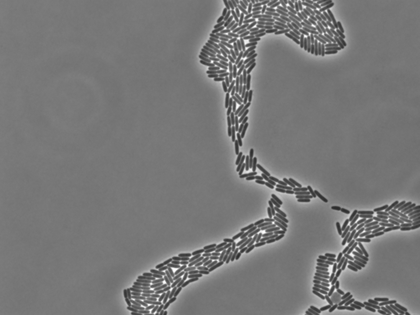
%> input picture BAC_CZ_et_al_2016_Network_patterns/BacFormatics_CZ/File/Open Samples/Pseudomonas_aeruginosa_phase_contrast/example_t_2_ch00.tif, 420 x 315 px, shrunk from 1376 x 1032 before the run
$ octave bio_demo.m   (GNU Octave 9; MATLAB toolbox functions it lacks are replaced by stand-ins)
%> lines starting %> are read from the running program, lines starting %| are printed output that depends on the picture; in (x1, y1, x2, y2) boxes, pixels count from 0 and x2, y2 are one past the last pixel; in counts of white or black regions, pixels touching at a corner belong together; the program's own positions count from 1
### BAC_CZ_et_al_2016_Network_patterns/BacFormatics_CZ/ACM/bio_preproc.m
function [ out ] = bio_preproc( im )
%image processing technuiqe written by R.S to enhance the cells`s pixels prior segmentaion
%that integrated edge detection and segmention of th "net" of the space
%between the cells
im = double(im);
% % convert the raw data into gray image
 im = mat2gray(im);

SE = strel('disk',1);
matrix2  = imerode(im,SE);

% Invert image (to 8 bits)'
matrix3=double(matrix2) ;
matrix3=255*(matrix3./(max(max(matrix3))));
matrix3=uint8(matrix3);
matrix4=255-matrix3;

%
matrix6=rot_imtophat(matrix2); %   enhancement of the empty background betwneen the cells ("net") using top-hat
matrix7= noisecomp_BACWrapper(matrix6,19,4); %   denoising the net to remove pixels from inside the cells

% bw=im2bw(matrix7,0.99);
bw=im2bw(matrix7,graythresh(matrix7));
matrix_dist=bwdist(bw);
L=zeros(size(bw));
L(matrix_dist==2)=1;
L(matrix_dist==1)=1;
temp=bw;temp=temp-L;
temp(temp~=1)=0 ;

CC = bwconncomp(temp,4);
L = labelmatrix(CC);
stats = regionprops(CC,'Area');
idx = find([stats.Area] > 50); %remove isloated pixels
matrix8 = ismember(L,idx) ;


temp2 = im ;  %the raw image
temp2 = edge(temp2,'log' ); %edge detection using Laplacian of Gaussian
temp1 = double(matrix8)+temp2; % merging the net with edges of the cell
temp1(temp1>0) = 1;
SE = strel('disk',1 ) ;
temp1 = imclose(temp1,SE);

temp3 = matrix4 ;  %the inversed raw image
SE = strel('disk',5) ;
temp3 = imsubtract(imadd(temp3,imtophat(temp3,SE)), imbothat(temp3,SE));
temp3 = double(temp3);
temp3 = 255*(temp3./(max(max( temp3))));
temp3 = uint8(temp3);

temp3(temp1==1)=0;
out = temp3;

end

### BAC_CZ_et_al_2016_Network_patterns/BacFormatics_CZ/ACM/morphological operation/rot_imtophat.m
function matrix_out =rot_imtophat(matrix_in)
 SE = [1 1 1 1];
matrix1=imtophat(matrix_in,SE);
matrix2=imtophat(matrix_in,SE');
SE = [1 0 0; 0 1 0; 0 0 1];
matrix11=imtophat(matrix_in,SE);
SE=flipdim(SE,1);
matrix22=imtophat(matrix_in,SE);
matrix1=double(matrix1);matrix1=matrix1./max(max(matrix1));
matrix2=double(matrix2);matrix2=matrix2./max(max(matrix2));
matrix11=double(matrix11);matrix11=matrix11./max(max(matrix11));
matrix22=double(matrix22);matrix22=matrix22./max(max(matrix22));

temp=matrix1+ matrix2 + matrix11 +matrix22 ;

 matrix_out=uint8(temp.*255);

### BAC_CZ_et_al_2016_Network_patterns/BacFormatics_CZ/ACM/morphological operation/noisecomp_BACWrapper.m

function cleanimage = noisecomp_BACWrapper(image,  nscale, mult )
%DO NOT EDIT_________________________________________________________________
% This file is located in BacFormatics open code library.
% All rights reserved to its original authors.
% Redistribution and use in source and binary forms, with or without modification, are permitted provided that the following conditions are met:
% Redistributions of source code must retain the above copyright notice, this list of conditions and the following disclaimer.
% Redistributions in binary form must reproduce the above copyright notice, this list of conditions and the following disclaimer
% in the documentation and/or other materials provided with the distribution.
% THIS SOFTWARE IS PROVIDED BY THE COPYRIGHT HOLDERS AND CONTRIBUTORS "AS IS" AND ANY EXPRESS OR IMPLIED WARRANTIES, INCLUDING, BUT NOT LIMITED TO,
% THE IMPLIED WARRANTIES OF MERCHANTABILITY AND FITNESS FOR A PARTICULAR PURPOSE ARE DISCLAIMED. IN NO EVENT SHALL THE COPYRIGHT HOLDER OR CONTRIBUTORS BE LIABLE FOR ANY DIRECT,
% INDIRECT, INCIDENTAL, SPECIAL, EXEMPLARY, OR CONSEQUENTIAL DAMAGES (INCLUDING, BUT NOT LIMITED TO, PROCUREMENT OF SUBSTITUTE GOODS OR SERVICES; LOSS OF USE, DATA,
% OR PROFITS; OR BUSINESS INTERRUPTION) HOWEVER CAUSED AND ON ANY THEORY OF LIABILITY, WHETHER IN CONTRACT, STRICT LIABILITY, OR TORT (INCLUDING NEGLIGENCE OR OTHERWISE)
% ARISING IN ANY WAY OUT OF THE USE OF THIS SOFTWARE, EVEN IF ADVISED OF
% THE POSSIBILITY OF SUCH DAMAGE.
% Important: This file may include some code editing to enable incorporation with BacFormatics Toolbox
% ___________________________________________________________________________
%
% NOISECOMP - Function for denoising an image
%
% function cleanimage = noisecomp(image, k, nscale, mult, norient, softness)
%
% Parameters:
%              k - No of standard deviations of noise to reject 2-3
%              nscale - No of filter scales to use (5-7) - the more scales used
%                       the more low frequencies are covered
%              mult   - multiplying factor between scales  (2.5-3)
%              norient - No of orientations to use (6)
%              softness - degree of soft thresholding (0-hard  1-soft)
%
% For maximum processing speed the input image should have a size that
% is a power of 2.
%
% The convolutions are done via the FFT.  Many of the parameters relate
% to the specification of the filters in the frequency plane.
% The parameters are set within the file rather than being specified as
% arguments because they rarely need to be changed - nor are they very
% critical.
%
% Reference:
% Peter Kovesi, "Phase Preserving Denoising of Images".
% The Australian Pattern Recognition Society Conference: DICTA'99.
% December 1999. Perth WA. pp 212-217
% http://www.cs.uwa.edu.au/pub/robvis/papers/pk/denoise.ps.gz.
%

% Copyright (c) 1998-2000 Peter Kovesi
% School of Computer Science & Software Engineering
% The University of Western Australia
% http://www.csse.uwa.edu.au/
%
% Permission is hereby granted, free of charge, to any person obtaining a copy
% of this software and associated documentation files (the "Software"), to deal
% in the Software without restriction, subject to the following conditions:
%
% The above copyright notice and this permission notice shall be included in
% all copies or substantial portions of the Software.
%
% The Software is provided "as is", without warranty of any kind.

% September 1998 - original version
% May 1999       -
% May 2000       - modified to allow arbitrary size images


 softness=1;norient=1;k=1;
%nscale          = 6;    % Number of wavelet scales.
%norient         = 6;    % Number of filter orientations.
minWaveLength   = 2;     % Wavelength of smallest scale filter.
%mult            = 2;    % Scaling factor between successive filters.
sigmaOnf        = 0.55;  % Ratio of the standard deviation of the Gaussian
                         % describing the log Gabor filter's transfer function
                         % in the frequency domain to the filter center frequency.
dThetaOnSigma   = 1.;   % Ratio of angular interval between filter orientations
                         % and the standard deviation of the angular Gaussian
                         % function used to construct filters in the freq. plane.
epsilon         = .00001;% Used to prevent division by zero.


thetaSigma = pi/norient/dThetaOnSigma;  % Calculate the standard deviation of the
                                        % angular Gaussian function used to
                                        % construct filters in the freq. plane.

imagefft = fft2(image);                 % Fourier transform of image
[rows,cols] = size(imagefft);

% Create two matrices, x and y. All elements of x have a value equal to its
% x coordinate relative to the centre, elements of y have values equal to
% their y coordinate relative to the centre.

x = ones(rows,1) * (-cols/2 : (cols/2 - 1))/(cols/2);
y = (-rows/2 : (rows/2 - 1))' * ones(1,cols)/(rows/2);

radius = sqrt(x.^2 + y.^2);      % Matrix values contain normalised radius from centre.
radius(round(rows/2+1),round(cols/2+1)) = 1;   % Get rid of the 0 radius value in the middle so that
                                 % taking the log of the radius will not cause trouble.
theta = atan2(-y,x);             % Matrix values contain polar angle.
                                 % (note -ve y is used to give +ve anti-clockwise angles)
clear x; clear y;                % save a little memory
sig = [];
estMeanEn = [];
aMean = [];
aSig = [];

totalEnergy = zeros(rows,cols);               % response at each orientation.

for o = 1:norient,                   % For each orientation.
  disp(['Processing orientation ' num2str(o)]);
  angl = (o-1)*pi/norient;           % Calculate filter angle.
  wavelength = minWaveLength;        % Initialize filter wavelength.

  % Pre-compute filter data specific to this orientation
  % For each point in the filter matrix calculate the angular distance from the
  % specified filter orientation.  To overcome the angular wrap-around problem
  % sine difference and cosine difference values are first computed and then
  % the atan2 function is used to determine angular distance.

  ds = sin(theta) * cos(angl) - cos(theta) * sin(angl); % Difference in sine.
  dc = cos(theta) * cos(angl) + sin(theta) * sin(angl); % Difference in cosine.
  dtheta = abs(atan2(ds,dc));                           % Absolute angular distance.
  spread = exp((-dtheta.^2) / (2 * thetaSigma^2));      % Calculate the angular filter component.

  for s = 1:nscale,                  % For each scale.

    % Construct the filter - first calculate the radial filter component.
    fo = 1.0/wavelength;                  % Centre frequency of filter.
    rfo = fo/0.5;                         % Normalised radius from centre of frequency plane
                                          % corresponding to fo.
    logGabor = exp((-(log(radius/rfo)).^2) / (2 * log(sigmaOnf)^2));
    logGabor(round(rows/2+1),round(cols/2+1)) = 0;      % Set the value at the center of the filter
                                          % back to zero (undo the radius fudge).

    filter = logGabor .* spread;          % Multiply by the angular spread to get the filter.
    filter = fftshift(filter);            % Swap quadrants to move zero frequency
                                          % to the corners.

    % Convolve image with even an odd filters returning the result in EO
    EOfft = imagefft .* filter;           % Do the convolution.
    EO = ifft2(EOfft);                    % Back transform.
    aEO = abs(EO);

    if s == 1
      % Estimate the mean and variance in the amplitude response of the smallest scale
      % filter pair at this orientation.
      % If the noise is Gaussian the amplitude response will have a Rayleigh distribution.
      % We calculate the median amplitude response as this is a robust statistic.
      % From this we estimate the mean and variance of the Rayleigh distribution

      medianEn =  median(reshape(aEO,1,rows*cols));
      meanEn = medianEn*.5*sqrt(-pi/log(0.5));

      RayVar = (4-pi)*(meanEn.^2)/pi;
      RayMean = meanEn;

      estMeanEn = [estMeanEn meanEn];
      sig = [sig sqrt(RayVar)];

      %% May want to look at actual distribution on special images
      % hist(reshape(aEO,1,rows*cols),100);
      % pause(1);
    end

    % Now apply soft thresholding

    T = (RayMean + k*sqrt(RayVar))/(mult^(s-1));  % Noise effect inversely proportional to
                                                  % bandwidth/centre frequency.

    validEO = aEO > T;                   % Find where magnitude of energy exceeds noise.
    V = softness*T*EO./(aEO + epsilon);  % Calculate array of noise vectors to subtract.
    V = ~validEO.*EO + validEO.*V;       % Adjust noise vectors so that EO values will
                                         % not be negated
    EO = EO-V;                           % Subtract noise vector.

    totalEnergy = totalEnergy + EO;
    wavelength = wavelength * mult;      % Wavelength of next filter
  end
end  % For each orientation
disp('Estimated mean noise in each orientation')
disp(estMeanEn);

cleanimage = real(totalEnergy);
%imagesc(cleanimage), title('denoised image'), axis image;

### BAC_CZ_et_al_2016_Network_patterns/BacFormatics_CZ/ACM/ac_evolve.m
  function [bw] = ac_evolve(matrix)
matrix=double(matrix);

%
%
% figure
% imagesc(matrix)
%
% pause


% prepared by Bin Wang, 17 Oct. 2015
% evolve the closed curve to convergence

% automatically initialize curve on a binary image
num = [5,5];
margin = 5;
% create the binary image
bw = ac_init_mask(size(matrix),num,margin,'circle');
% create the level set function phi in a pretty rough way
phi = double(8*(bw-.5));
% render the initial curves on the original image

% set the defalut value of rendering parameters
mu = .01 ;% This parameter controls the elastic of curve
nu = 0;
sigma = 5; % This parameter is for the regularization of Dirac function
epsilon = 5;% This parameter is for the regularization of Heaviside function
lambda = [.5,.5,.1] ;% This parameter is coefficient for inside/outside fitting terms, respectively
iter_num = 30;
cellsize =[20,4000];% This parameter specify the range of normal size for bacterial cells
regmode ='direct'; % optioins: 'iteration' and 'direct'% This parameter controls the introduction mode of shape prior, 'iteration' for refine the
fitting_num =10 ;% This parameter determines the numbers of iteration for involve shape prior
bFitting = 0 ;% This parameter determines whether involving the shape prior into segmentation
time_step = 10 ;% This parameter is an artfifical variable for iteration (increamental value)


P = zeros(size(matrix));
for i = 1: iter_num
    % evovle the curve via semi-implicit scheme for PDE, which allows a
    % large value for time_step.
    phi = semi_implicit_scheme( phi,matrix, time_step, mu, nu, lambda, sigma, epsilon, P );
    fprintf(1,'The segmentation procedure %d iteratios.\n',i);
end


% Determine which region (phi<0 or phi>0) the object is, and remove the background
bw = bio_whosbg(phi,cellsize);
bw=bw<1; bw=~bw;

% figure
% imagesc(bw)
% pause
%

### BAC_CZ_et_al_2016_Network_patterns/BacFormatics_CZ/ACM/ac_init_mask.m
function [ out ] = ac_init_mask( imSize,num,margin,shape )
% imSize: the size of the image to be segmented
% num: a 2-element vector to specify the number of elements
% shape: is the shape of elements.
% Prepared by Bin Wang, oct. 2010.

out = zeros(imSize);
ele_width = (imSize(2)-(num(2)+1)*margin)/num(2);
ele_height = (imSize(1)-(num(1)+1)*margin)/num(1);

[x,y] = meshgrid(1:size(out,2),1:size(out,1));
cx = zeros(1,num(2));
cy = zeros(1,num(1));
for i = 1:num(2)
    cx(i) = i*(margin+ele_width)-ele_width/2.0;
end
for i = 1:num(1)
    cy(i) = i*(margin+ele_height)-ele_height/2.0;
end

if strcmpi(shape,'circle')
    radius = min(ele_width,ele_height)/2.0;
    for i=1:numel(cx)
        for j = 1:numel(cy)
            out(((x-cx(i)).^2 + (y-cy(j)).^2) <= radius^2) = 1;
        end
    end
elseif strcmpi(shape,'patch')
    radius = min(ele_width,ele_height)/2.0;
    for i=1:numel(cx)
        for j = 1:numel(cy)
            out(abs(x-cx(i)) + abs(y-cy(j)) <= radius) = 1;
        end
    end
elseif strcmpi(shape,'rectangle')
    for i=1:numel(cx)
        for j = 1:numel(cy)
            out(cx(i)-ele_width/2:cx(i)+ele_width/2,cy(j)-...
                ele_height/2:cy(j)+ele_height/2) = 1;
        end
    end
else
    disp('need to assign the shape');
    return;
end
out = double(out);
end

### BAC_CZ_et_al_2016_Network_patterns/BacFormatics_CZ/ACM/semi_implicit_scheme.m
function out = semi_implicit_scheme(phi, u0, time_space, mu, nu, lambda, sigma, epsilon, P )
% Prepared by Bin Wang, 10, Jan. 2009


    phi_x_plus = circshift(phi, [-1 0]) - phi;
    phi_y_center  = (circshift(phi, [0 -1]) - circshift(phi, [0 1])) /2;
    c1 = 1 ./ (sqrt(phi_x_plus.^2 + phi_y_center .^2) + 1e-10);

    phi_x_minus = phi - circshift(phi, [1 0]);
    phi_xy_center  = (circshift(phi, [1 -1]) - circshift(phi, [1 1])) /2;
    c2 = 1 ./ (sqrt(phi_x_minus.^2 + phi_xy_center .^2) + 1e-10);

    phi_x_center  = (circshift(phi, [-1 0]) - circshift(phi, [1 0])) /2;
    phi_y_plus = circshift(phi, [0 -1]) - phi;
    c3 = 1 ./ (sqrt(phi_x_center .^2 + phi_y_plus.^2) + 1e-10);

    phi_yx_center  = (circshift(phi, [-1 1]) - circshift(phi, [1 1])) /2;
    phi_y_minus = phi - circshift(phi, [0 1]);
    c4 = 1 ./ (sqrt(phi_yx_center .^2 + phi_y_minus.^2) + 1e-10);

    in_val = in_average( phi, u0, epsilon );
    out_val = out_average( phi, u0, epsilon );
    diracU = dirac(phi, sigma);
    m1 = time_space * mu * diracU;

    C = 1 + m1 .*( c1 + c2 + c3 + c4 );

    out = (1 ./ C) .* ( phi + m1.*( c1.*circshift(phi, [-1 0]) + c2.*circshift(phi, [1 0]) ...
        + c3.*circshift(phi, [0 -1]) + c4.*circshift(phi, [0 1])) ...
        + time_space * diracU .* (- nu - lambda(1) * (u0 - in_val).^2 ...
        + lambda(2) * (u0 - out_val).^2))...
        + lambda(3) * P;
end

%% heaviside
function H = heaviside(phi, epsilon)
    H = (1 / 2) .*(1+2.0 / pi .*(atan(phi / epsilon)));
end

%% dirac
function out = dirac(phi, sigma)
    out =(1 / 2 / sigma) * (1 + cos(pi * phi / sigma));
    out = ((phi <= sigma) & (phi >= -sigma)) .* out;
end

%% in_average
function out = in_average( phi ,u0, epsilon )
    bw_out = heaviside( phi, epsilon);
    out = sum(sum(u0 .* bw_out)) / sum(bw_out(:));
end

%% out_average
function out = out_average( phi ,u0, epsilon )
    bw_out = 1 - heaviside( phi, epsilon );
    out = sum(sum(u0 .* bw_out)) / sum(bw_out(:));
end

### BAC_CZ_et_al_2016_Network_patterns/BacFormatics_CZ/ACM/bio_whosbg.m
function [ out ] = bio_whosbg( phi,areaRange )
% This function is an auxiliary function that determine wich region should be background or cells
% compared to phi<0 or phi>0
% prepared by Bin Wang, 18, Oct 2015.

bw1 = phi<0;
bw2 = phi>0;

CC1 = bwconncomp(bw1,4);
CC2 = bwconncomp(bw2,4);

% remove the small and big regons
P1 = regionprops(CC1,'Area');
P2 = regionprops(CC2,'Area');
idx1 = find([P1.Area]>areaRange(1) & [P1.Area]<areaRange(2));
idx2 = find([P2.Area]>areaRange(1) & [P2.Area]<areaRange(2));
L1 = labelmatrix(CC1);
L2 = labelmatrix(CC2);
bw1 = ismember(L1,idx1);
bw2 = ismember(L2,idx2);


CC1 = bwconncomp(bw1,4);
CC2 = bwconncomp(bw2,4);
L1 = labelmatrix(CC1);
L2 = labelmatrix(CC2);

if max(L1(:)) > max(L2(:))
    out = bw1;
else
    out = bw2;
end

end

### BAC_CZ_et_al_2016_Network_patterns/BacFormatics_CZ/ACM/bio_demo.m
% This script is the deom for using ACM (Chan-Vese model) to segment
% bacterial cells.
% Prepared by Bin Wang, 18 Oct. 2015

clc, close all; clear


raw = imread('example_t_2_ch00.tif');
%> raw is the input picture: size 315x420 uint8; min 43, max 255, mean 120
matrix =  bio_preproc(raw) ;
%> in noisecomp_BACWrapper, `radius(round(rows/2+1),round(cols/2+1)) = 1;`:
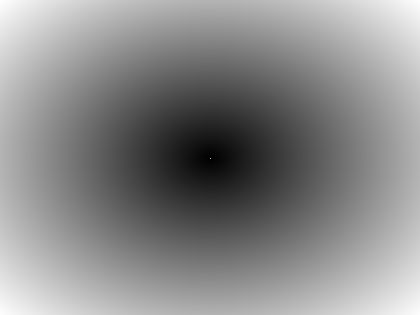
%> radius: size 315x420 double; min 0.00317, max 1.41, mean 0.765; drawn with min black and max white
%> after the loop in noisecomp_BACWrapper, `for o = 1:norient,`: RayMean = 1.08; RayVar = 0.319; estMeanEn = 1.08; medianEn = 1.02; sig = 0.565
%| 1.0808
%> in bio_preproc, `bw=im2bw(matrix7,graythresh(matrix7));`: bw: size 315x420 logical; 11.2% white in thin lines or dots
%> in bio_preproc, `L(matrix_dist==2)=1;`: L: size 315x420 double; values 0 (black) and 1 (white), 4.1% white in thin lines or dots
%> in bio_preproc, `L(matrix_dist==1)=1;`: L: size 315x420 double; values 0 (black) and 1 (white), 14.6% white in thin lines or dots
%> in bio_preproc, `temp(temp~=1)=0 ;`:
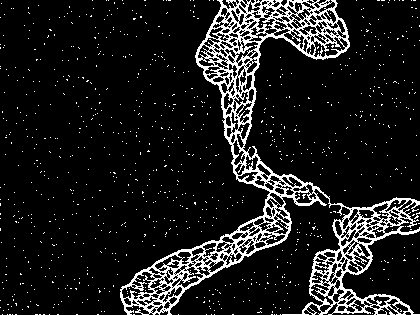
%> temp: size 315x420 double; values 0 (black) and 1 (white), 11.2% white in thin lines or dots
%> in bio_preproc, `CC = bwconncomp(temp,4);`: CC = 1209 connected components
%> in bio_preproc, `L = labelmatrix(CC);`:
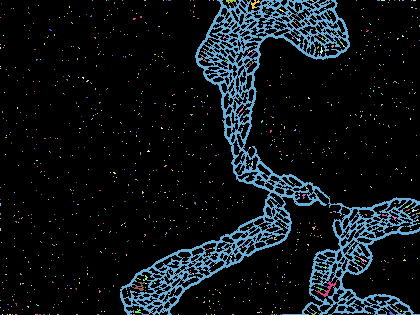
%> L: size 315x420 uint16; 1210 distinct labels, from 0 to 1209; one colour per label, 0 black
%> in bio_preproc, `stats = regionprops(CC,'Area');`: stats = 1209 regions; largest, Area: 12834, 77, 44, 34, 22
%> in bio_preproc, `idx = find([stats.Area] > 50);`: idx = [357 922]
%> in bio_preproc, `matrix8 = ismember(L,idx) ;`: matrix8: size 315x420 logical; 9.8% white in thin lines or dots, all inside (x1, y1, x2, y2) = (120, 0, 420, 315)
%> in bio_preproc, `temp2 = edge(temp2,'log' );`: temp2: size 315x420 logical; 4.6% white in thin lines or dots, all inside (x1, y1, x2, y2) = (119, 1, 419, 314)
%> in bio_preproc, `temp1 = double(matrix8)+temp2;`: temp1: size 315x420 double; 3 distinct labels, from 0 to 2
%> in bio_preproc, `temp1(temp1>0) = 1;`: temp1: size 315x420 double; values 0 (black) and 1 (white), 12.5% white; 14 white regions (13 under 20 px), largest, box (x1, y1, x2, y2) and area: (119, 0, 420, 315) 16451
%> in bio_preproc, `temp1 = imclose(temp1,SE);`: temp1: size 315x420 double; values 0 (black) and 1 (white), 14.5% white; 5 white regions (4 under 20 px), largest, box (x1, y1, x2, y2) and area: (119, 0, 420, 315) 19178
%> in bio_preproc, `temp3(temp1==1)=0;`:
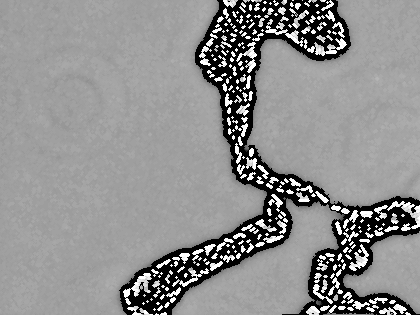
%> temp3: size 315x420 uint8; min 0, max 255, mean 142.3
bw= ac_evolve(matrix);
%> after the loop in ac_init_mask, `for i=1:numel(cx)`:
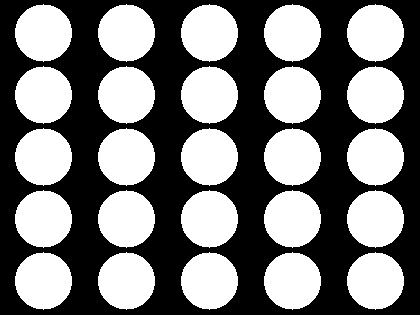
%> out: size 315x420 double; values 0 (black) and 1 (white), 48.1% white; 25 white regions, largest, box (x1, y1, x2, y2) and area: (15, 4, 72, 62) 2546, (98, 4, 155, 62) 2546, (181, 4, 238, 62) 2546
%> the loop in ac_evolve, `for i = 1: iter_num` made 30 passes
%> in bio_whosbg, `bw1 = phi<0;`: bw1: size 315x420 logical; 16.4% white; 4 white regions (3 under 20 px), largest, box (x1, y1, x2, y2) and area: (118, 0, 420, 315) 21725
%> in bio_whosbg, `CC1 = bwconncomp(bw1,4);`: CC1 = 13 connected components
%> in bio_whosbg, `CC2 = bwconncomp(bw2,4);`: CC2 = 340 connected components
%> in bio_whosbg, `P1 = regionprops(CC1,'Area');`: P1 = 13 regions; largest, Area: 21702, 10, 9, 4, 3
%> in bio_whosbg, `P2 = regionprops(CC2,'Area');`: P2 = 340 regions; largest, Area: 63954, 26152, 8146, 3286, 286
%> in bio_whosbg, `idx1 = find([P1.Area]>areaRange(1) & [P1.Area]<areaRange(2));`: idx1 = []
%> in bio_whosbg, `idx2 = find([P2.Area]>areaRange(1) & [P2.Area]<areaRange(2));`: idx2 = 141 values from 2 to 339
%> in bio_whosbg, `L1 = labelmatrix(CC1);`: L1: size 315x420 uint8; 14 distinct labels, from 0 to 13
%> in bio_whosbg, `L2 = labelmatrix(CC2);`:
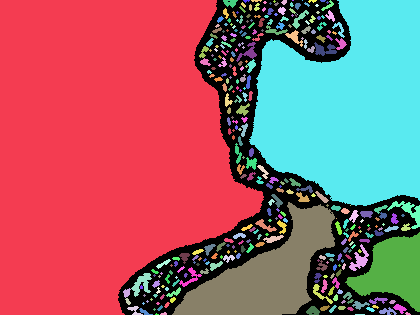
%> L2: size 315x420 uint16; 341 distinct labels, from 0 to 340; one colour per label, 0 black
%> in bio_whosbg, `bw1 = ismember(L1,idx1);`: bw1: size 315x420 logical; every value is 0
%> in bio_whosbg, `bw2 = ismember(L2,idx2);`:
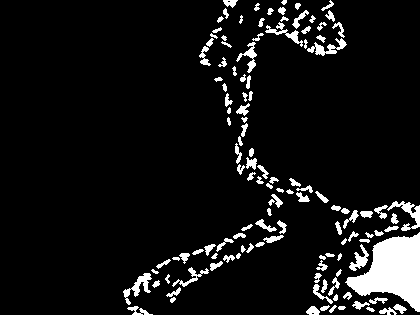
%> bw2: size 315x420 logical; 7.8% white; 125 white regions, largest, box (x1, y1, x2, y2) and area: (345, 232, 420, 312) 3286, (387, 201, 420, 231) 333, (123, 273, 152, 305) 301
%> in bio_whosbg, `CC1 = bwconncomp(bw1,4);`: CC1 = 0 connected components
%> in bio_whosbg, `CC2 = bwconncomp(bw2,4);`: CC2 = 141 connected components
 figure;imagesc(bw)

% % render the final result on image to be segmented
% figure,imshow(im,[],'border','tight');hold on;
% contour(phi2,[0 0],'m'); hold off;
%
